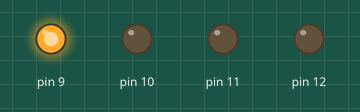
Recording of a sketch running on a simulated Arduino Uno, built with avr-gcc and run on an emulated ATmega328P. Shown: output pins drawn as LEDs (lit = HIGH).

Above: at 0.05 s.
At 0.15 s:
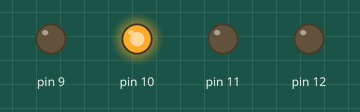
At 0.65 s:
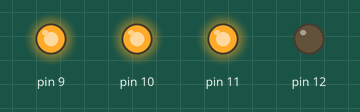
At 1.2 s:
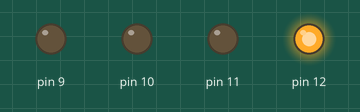
At 2.25 s:
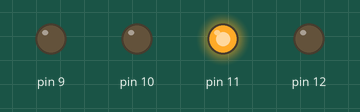
At 3.6 s:
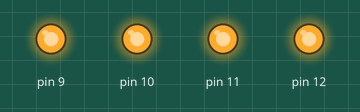
Timing chart, 0 to 4.6 s (numbered marks = the images above):
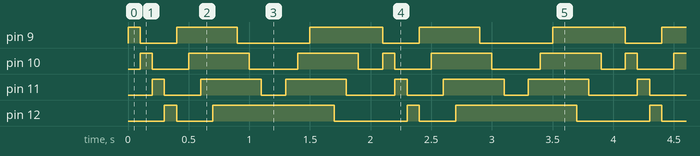

The sketch:

water-led.ino
```cpp
void setup() {
  // put your setup code here, to run once:
  for(int i = 9; i < 13; i++)
    pinMode(i, OUTPUT);
}

void loop() {
  // put your main code here, to run repeatedly:
  for(int i = 9; i < 13; i++)
  {
    digitalWrite(i, HIGH);
    delay(100);
    digitalWrite(i, LOW);
  }
  for(int i = 9; i < 13; i++)
  {
    digitalWrite(i, HIGH);
    delay(100);
  }
for(int i = 9; i < 13; i++)
  {
    delay(100);
    digitalWrite(i, LOW);
  }
  for(int i = 12; i > 8; i--)
  {
    digitalWrite(i, HIGH);
    delay(100);
  }
  for(int i = 12; i > 8; i--)
  {
    delay(100);
    digitalWrite(i, LOW);
  }
}
```

Measured:
- by itself, pin 9: repeats every 2.0 s: LOW 0.30 s, HIGH 0.50 s, LOW 0.60 s, HIGH 0.60 s
- by itself, pin 10: repeats every 2.0 s: LOW 0.30 s, HIGH 0.50 s, LOW 0.40 s, HIGH 0.50 s, LOW 0.20 s, HIGH 0.10 s
- by itself, pin 11: repeats every 2.0 s: LOW 0.30 s, HIGH 0.50 s, LOW 0.20 s, HIGH 0.50 s, LOW 0.40 s, HIGH 0.10 s
- by itself, pin 12: repeats every 2.0 s: LOW 0.30 s, HIGH 1.0 s, LOW 0.60 s, HIGH 0.10 s
